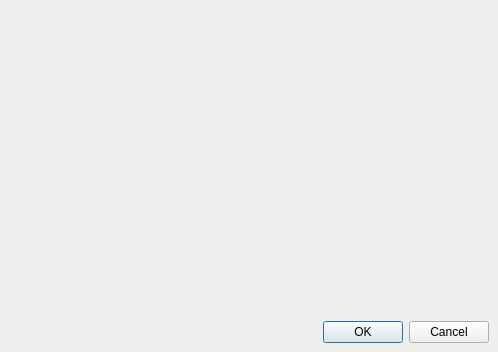
<ui version="4.0" >
 <class>GenericDialog</class>
 <widget class="QDialog" name="GenericDialog" >
  <property name="geometry" >
   <rect>
    <x>0</x>
    <y>0</y>
    <width>498</width>
    <height>352</height>
   </rect>
  </property>
  <property name="windowTitle" >
   <string>Dialog</string>
  </property>
  <layout class="QHBoxLayout" >
   <property name="margin" >
    <number>9</number>
   </property>
   <property name="spacing" >
    <number>6</number>
   </property>
   <item>
    <layout class="QVBoxLayout" >
     <property name="margin" >
      <number>0</number>
     </property>
     <property name="spacing" >
      <number>6</number>
     </property>
     <item>
      <widget class="QFrame" name="myCenterPanel" >
       <property name="frameShape" >
        <enum>QFrame::NoFrame</enum>
       </property>
       <property name="frameShadow" >
        <enum>QFrame::Raised</enum>
       </property>
      </widget>
     </item>
     <item>
      <widget class="QDialogButtonBox" name="buttonBox" >
       <property name="orientation" >
        <enum>Qt::Horizontal</enum>
       </property>
       <property name="standardButtons" >
        <set>QDialogButtonBox::Cancel|QDialogButtonBox::NoButton|QDialogButtonBox::Ok</set>
       </property>
      </widget>
     </item>
    </layout>
   </item>
  </layout>
 </widget>
 <resources/>
 <connections>
  <connection>
   <sender>buttonBox</sender>
   <signal>accepted()</signal>
   <receiver>GenericDialog</receiver>
   <slot>accept()</slot>
   <hints>
    <hint type="sourcelabel" >
     <x>248</x>
     <y>254</y>
    </hint>
    <hint type="destinationlabel" >
     <x>157</x>
     <y>274</y>
    </hint>
   </hints>
  </connection>
  <connection>
   <sender>buttonBox</sender>
   <signal>rejected()</signal>
   <receiver>GenericDialog</receiver>
   <slot>reject()</slot>
   <hints>
    <hint type="sourcelabel" >
     <x>316</x>
     <y>260</y>
    </hint>
    <hint type="destinationlabel" >
     <x>286</x>
     <y>274</y>
    </hint>
   </hints>
  </connection>
 </connections>
</ui>
